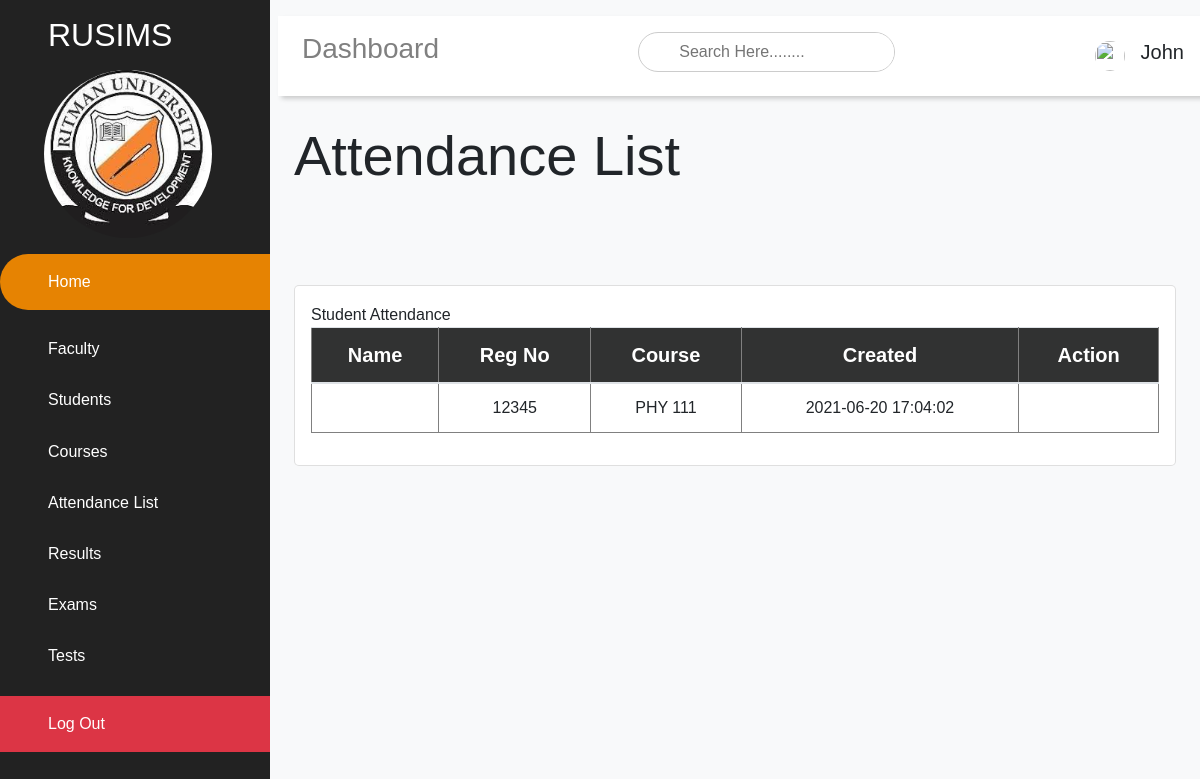
The app's page /students/attendance/1 (signed in) with its own data.
### tables this page shows
CREATE TABLE `attendance_list` (
  `id` int(30) NOT NULL,
  `attendance_id` varchar(30) NOT NULL,
  `student_reg_no` varchar(30) NOT NULL,
  `created_at` timestamp NOT NULL DEFAULT CURRENT_TIMESTAMP,
  `updated_at` timestamp NOT NULL DEFAULT CURRENT_TIMESTAMP ON UPDATE CURRENT_TIMESTAMP
);

CREATE TABLE `courses` (
  `id` int(30) NOT NULL,
  `name` varchar(30) NOT NULL,
  `description` varchar(200) DEFAULT NULL,
  `level` varchar(30) NOT NULL,
  `department` varchar(30) DEFAULT '*',
  `created_at` timestamp NOT NULL DEFAULT CURRENT_TIMESTAMP,
  `updated_at` timestamp NOT NULL DEFAULT CURRENT_TIMESTAMP ON UPDATE CURRENT_TIMESTAMP
);

### app/libraries/Core.php (called while the page is built, shortened)
<?php
class Core
{
    protected $currentMethod = 'index';
    public function __construct()
    {
        $url = $this->geturl();
        if (file_exists('../app/controllers/' . ucwords($url[0]) . '.php')) {
            unset($url[0]);
        }
        $this->currentController = new $this->currentController;
        if (isset($url[1])) {
            if (method_exists($this->currentController, $url[1])) {
                $this->currentMethod=$url[1];
                unset($url[1]);
            }
        }
        $this->params=$url ? array_values($url):[];
         call_user_func_array([$this->currentController,
         $this->currentMethod], $this->params);
    }
    public function geturl()
    {
        if (isset($_GET['url'])) {
            $url = rtrim($_GET['url'], '/');
            $url = filter_var($url, FILTER_SANITIZE_URL);
            $url = explode('/', $url);
            return $url;
        }
    }
}

### public/index.php (called while the page is built, shortened)
<?php
$init  = new Core;
?>

### app/libraries/Database.php (called while the page is built, shortened)
<?php
class Database
{
    private $host = DB_HOST;
    private $user = DB_USER;
    private $pass = DB_PASS;
    private $dbname = DB_NAME;
    private $dbh;
    private $stmt;
    public function __construct()
    {
        $dsn = 'mysql:host=' . $this->host . ';dbname=' . $this->dbname;
        $options = array(
            PDO::ATTR_PERSISTENT => true,
            PDO::ATTR_ERRMODE => PDO::ERRMODE_EXCEPTION
        );
        try {
            $this->dbh = new PDO($dsn, $this->user, $this->pass, $options);
        } catch (PDOException $e) {
            $this->error = $e->getMessage();
            echo $this->error;
        }
    }
    public function query($sql)
    {
        $this->stmt = $this->dbh->prepare($sql);
    }
    public function bind($param, $value, $type = null)
    {
        if (is_null($type)) {
            switch (true) {
                default:
                    $type = PDO::PARAM_STR;
            }
        }
        $this->stmt->bindValue($param, $value, $type);
    }
    public function execute()
    {
        return $this->stmt->execute();
    }
    public function resultSet()
    {
        $this->execute();
        return $this->stmt->fetchAll(PDO::FETCH_OBJ);
    }
    public function single()
    {
        $this->execute();
        return $this->stmt->fetch(PDO::FETCH_OBJ);
    }
}

### app/models/Attendance.php (called while the page is built, shortened)
<?php
class Attendance
{
    private $db;
    public function __construct()
    {
        $this->db = new Database;
    }
    public function getAttendanceList($attendance_id)
    {
        $this->db->query("SELECT * FROM attendance_list WHERE attendance_id=:attendance_id");
        $this->db->bind(":attendance_id", $attendance_id);
        return $this->db->resultSet();
    }
    public function getAttendanceById($id)
    {
        $this->db->query("SELECT * FROM attendance WHERE id=:attendance_id");
        $this->db->bind(":attendance_id", $id);
        return $this->db->single();
    }
}

### app/models/Course.php (called while the page is built, shortened)
<?php
class Course
{
    private $db;
    public function __construct()
    {
        $this->db = new Database;
    }
    public function getCourseById($id)
    {
        $this->db->query("SELECT * FROM courses WHERE id=:id");
        $this->db->bind(":id", $id);
        return $this->db->single();
    }
}

### app/views/students/attendanceview.php (the view, shortened to what this page needs)
<?php require APPROOT . '/views/students/inc/header.php'; ?>
<div class="main-content">
    <?php require APPROOT . '/views/students/inc/dashnav.php'; ?>
    <link rel="stylesheet" href="<?= URLROOT ?>/css/calendar.css">
    <main>
        <section>
            <div class="attendance">
                <h2 class="display-4">Attendance List</h2>
                <section class="attendance">
                    <div class="mt-5 pt-5">
                        <div class="card">
                            <div class="card-body">
                                <div class="col-md-12">
                                    <div class="col-md-4 ml-auto text-right">
                                    </div>
                                </div>
                                <div class="card-title mb-0">Student Attendance</div>
                                <div class="table-responsive">
                                    <table class="table text-left">
                                        <thead>
                                            <tr class="bg-light text-dark">
                                                <th> Name </th>
                                                <th> Reg No</th>
                                                <th> Course</th>
                                                <th> Created</th>
                                                <th> Action</th>
                                            </tr>
                                        </thead>
                                        <tbody>
                                            <?php foreach ($data['attendance'] as $attendance) : ?>
                                                <tr>
                                                    <td></td>
                                                    <td><?= $attendance->student_reg_no ?></td>
                                                    <td><?= $data['current_attendance']->course_name->name ?></td>
                                                    <td><?= $attendance->created_at ?></td>
                                                    <td>
                                                    </td>
                                                </tr>
                                            <?php endforeach; ?>
                                </div>
                            </div>
                        </div>
                    </div>
                </section>
            </div>
        </section>
    </main>
</div>
<?php require APPROOT . '/views/staffs/inc/footer.php'; ?>

### public/css/dashboard/dashboard.css (style rules this page uses)
* { margin: 0; padding: 0; box-sizing: border-box; list-style-type: none; text-decoration: none; font-family: 'Popping', sans-serif; }
.main-content { transition: margin-left 300ms; margin-left: 270px; }
.main-content { transition: margin-left 300ms; }
main { margin-top: 90px; padding: 2rem 1.5rem; min-height: calc(100vh - 90px); }
main table { width: 100%; }
main table tr th { background: rgba(0,0,0,0.8); color: white; }
main table tr th, main table tr td { text-align: center; padding: 10px; border: 1px solid gray; margin: none; }
main table th { font-weight: bold; font-size: 20px; }
.card { background: #fff; border-radius: 5px; }
.card-body { padding: 1rem; }

### public/css/calendar.css (style rules this page uses)
body { font-family: Verdana, sans-serif; }

### records on screen
attendance_list: student_reg_no "12345", created_at "2021-06-20 17:04:02"
courses: name "PHY 111"

### other values on screen
$_SESSION['user_name'] "John"
